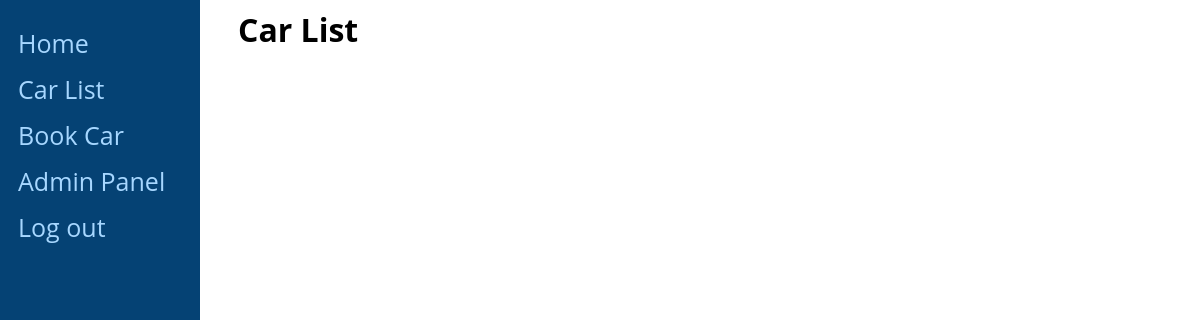
Page /home/car-list/ (signed in) on the earlier database version.
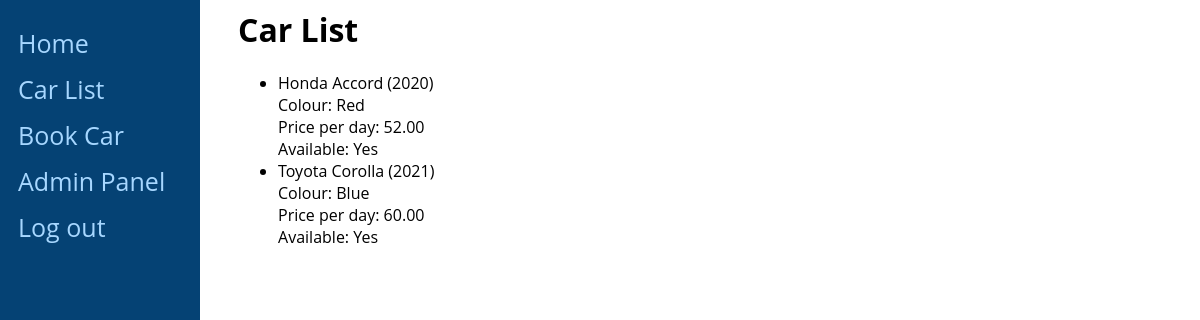
Same page on the later database version.
### main/models.py (models this page shows)
class Car(models.Model):
    COLOUR_CHOICES = (
    ('Black', 'Black'),
    ('Blue', 'Blue'),
    ('Brown', 'Brown'),
    ('Gray', 'Gray'),
    ('Green', 'Green'),
    ('LightBlue', 'LightBlue'),
    ('Navy', 'Navy'),
    ('Red', 'Red'),
    ('Silver', 'Silver'),
    ('White', 'White'),
    )
    YEAR_CHOICES = (
        (2023, '2023'),
        (2022, '2022'),
        (2021, '2021'),
        (2020, '2020'),
        (2019, '2019'),
        (2018, '2018'),
        (2017, '2017'),
        (2016, '2016'),
        (2015, '2015'),
    )
    make = models.CharField(max_length=100)
    model = models.CharField(max_length=100)
    colour = models.CharField(max_length=20, choices=COLOUR_CHOICES)
    year = models.IntegerField(choices=YEAR_CHOICES)
    price_per_day = models.DecimalField(max_digits=10, decimal_places=2)
    is_available = models.BooleanField(default=True)

### main/views.py (the view)
# urls.py: path('car-list/', CarListView.as_view(), name='car-list'),
class CarListView(ListView):
    model = Car
    template_name = 'main/car_list.html'  # Create this template next
    context_object_name = 'cars'

### main/templates/main/car_list.html (shortened to what this page needs)
{% extends 'main/base.html'  %}
{% block content %}
<head>
</head>
<body>
    <h1>Car List</h1>
    <ul>
        {% for car in cars %}
            <li>
                {{ car.make }} {{ car.model }} ({{ car.year }})<br>
                Colour: {{ car.colour }}<br>
                Price per day: {{ car.price_per_day }}<br>
                Available: {% if car.is_available %}Yes{% else %}No{% endif %}
            </li>
        {% endfor %}
    </ul>
</body>
{% endblock %}

Differences in the rows shown:
added Car: make "Honda", model "Accord", year "2020", colour "Red", price_per_day "52.00", is_available "Yes"
added Car: make "Toyota", model "Corolla", year "2021", colour "Blue", price_per_day "60.00", is_available "Yes"
